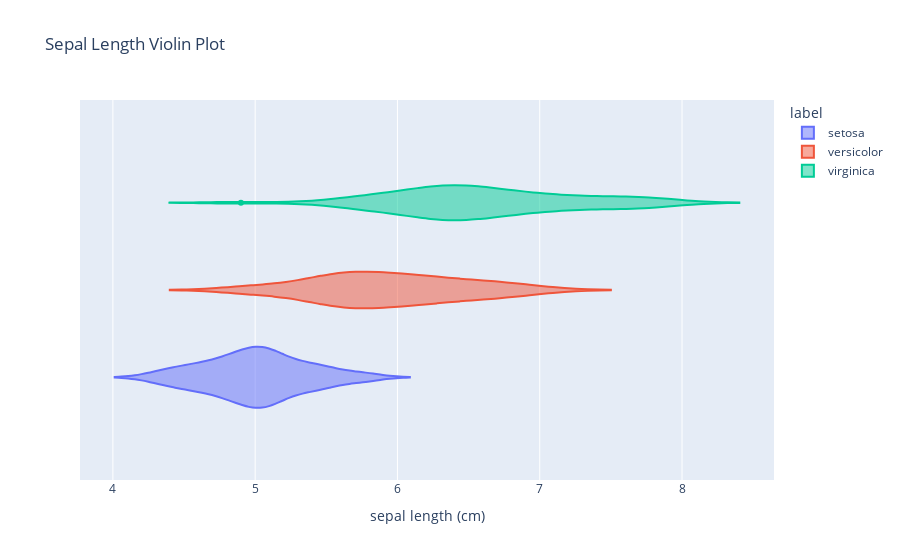

The cell this chart's notebook holds for it:
### Code cell
sepal_length_violin_plot = px.violin(
  df,
  x = 'sepal length (cm)',
  color = 'label',
  title = 'Sepal Length Violin Plot'
)
sepal_length_violin_plot.show()

### Figure 1 — Plotly figure (JSON) as saved in the notebook; plotly's stock layout.template omitted (floating-point values rounded to 4 significant figures)
{"data": [{"alignmentgroup": "True", "box": {"visible": false}, "hovertemplate": "label=setosa<br>sepal length (cm)=%{x}<extra></extra>", "legendgroup": "setosa", "marker": {"color": "#636efa"}, "name": "setosa", "offsetgroup": "setosa", "orientation": "h", "scalegroup": "True", "showlegend": true, "type": "violin", "x": [5.1, 4.9, 4.7, 4.6, 5, 5.4, 4.6, 5, 4.4, 4.9, 5.4, 4.8, 4.8, 4.3, 5.8, 5.7, 5.4, 5.1, 5.7, 5.1, 5.4, 5.1, 4.6, 5.1, 4.8, 5, 5, 5.2, 5.2, 4.7, 4.8, 5.4, 5.2, 5.5, 4.9, 5, 5.5, 4.9, 4.4, 5.1, 5, 4.5, 4.4, 5, 5.1, 4.8, 5.1, 4.6, 5.3, 5], "x0": " ", "xaxis": "x", "y0": " ", "yaxis": "y"}, {"alignmentgroup": "True", "box": {"visible": false}, "hovertemplate": "label=versicolor<br>sepal length (cm)=%{x}<extra></extra>", "legendgroup": "versicolor", "marker": {"color": "#EF553B"}, "name": "versicolor", "offsetgroup": "versicolor", "orientation": "h", "scalegroup": "True", "showlegend": true, "type": "violin", "x": [7, 6.4, 6.9, 5.5, 6.5, 5.7, 6.3, 4.9, 6.6, 5.2, 5, 5.9, 6, 6.1, 5.6, 6.7, 5.6, 5.8, 6.2, 5.6, 5.9, 6.1, 6.3, 6.1, 6.4, 6.6, 6.8, 6.7, 6, 5.7, 5.5, 5.5, 5.8, 6, 5.4, 6, 6.7, 6.3, 5.6, 5.5, 5.5, 6.1, 5.8, 5, 5.6, 5.7, 5.7, 6.2, 5.1, 5.7], "x0": " ", "xaxis": "x", "y0": " ", "yaxis": "y"}, {"alignmentgroup": "True", "box": {"visible": false}, "hovertemplate": "label=virginica<br>sepal length (cm)=%{x}<extra></extra>", "legendgroup": "virginica", "marker": {"color": "#00cc96"}, "name": "virginica", "offsetgroup": "virginica", "orientation": "h", "scalegroup": "True", "showlegend": true, "type": "violin", "x": [6.3, 5.8, 7.1, 6.3, 6.5, 7.6, 4.9, 7.3, 6.7, 7.2, 6.5, 6.4, 6.8, 5.7, 5.8, 6.4, 6.5, 7.7, 7.7, 6, 6.9, 5.6, 7.7, 6.3, 6.7, 7.2, 6.2, 6.1, 6.4, 7.2, 7.4, 7.9, 6.4, 6.3, 6.1, 7.7, 6.3, 6.4, 6, 6.9, 6.7, 6.9, 5.8, 6.8, 6.7, 6.7, 6.3, 6.5, 6.2, 5.9], "x0": " ", "xaxis": "x", "y0": " ", "yaxis": "y"}], "layout": {"legend": {"title": {"text": "label"}, "tracegroupgap": 0}, "title": {"text": "Sepal Length Violin Plot"}, "violinmode": "group", "xaxis": {"anchor": "y", "domain": [0, 1], "title": {"text": "sepal length (cm)"}}, "yaxis": {"anchor": "x", "domain": [0, 1]}}}
